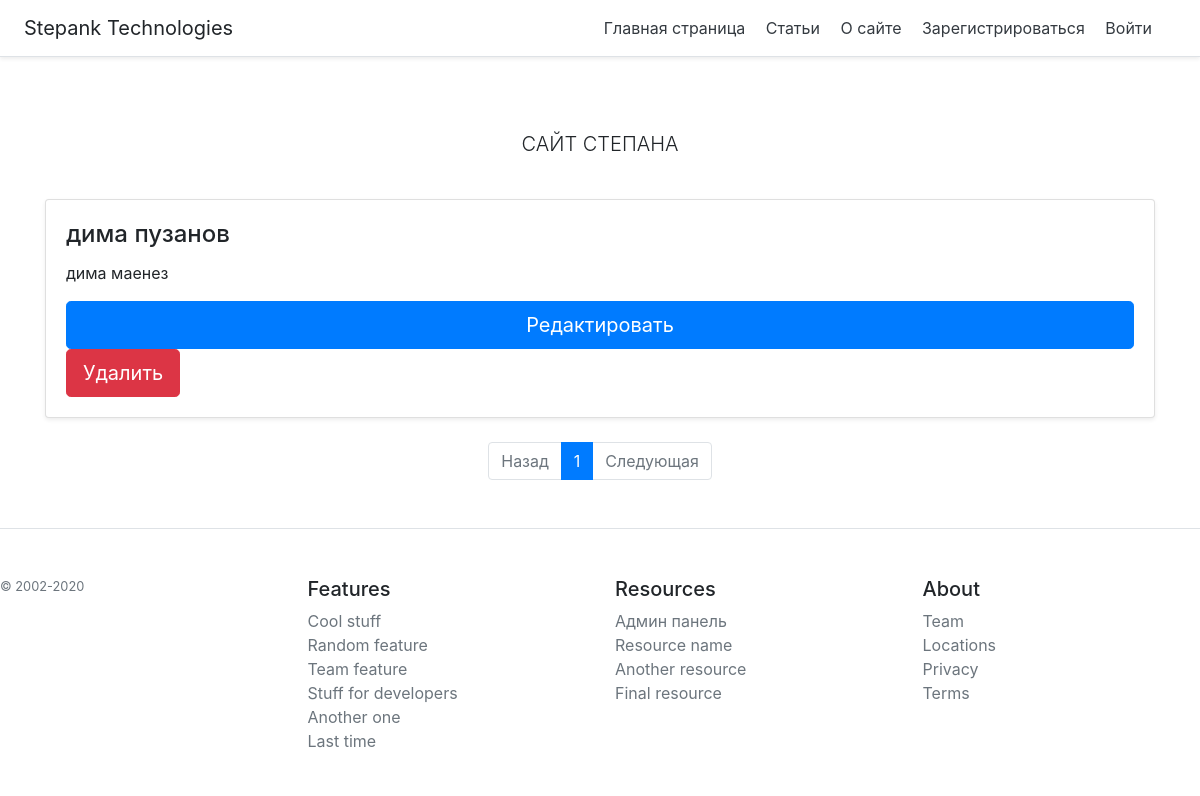
Page /admin/edit_article/ on the earlier database version.
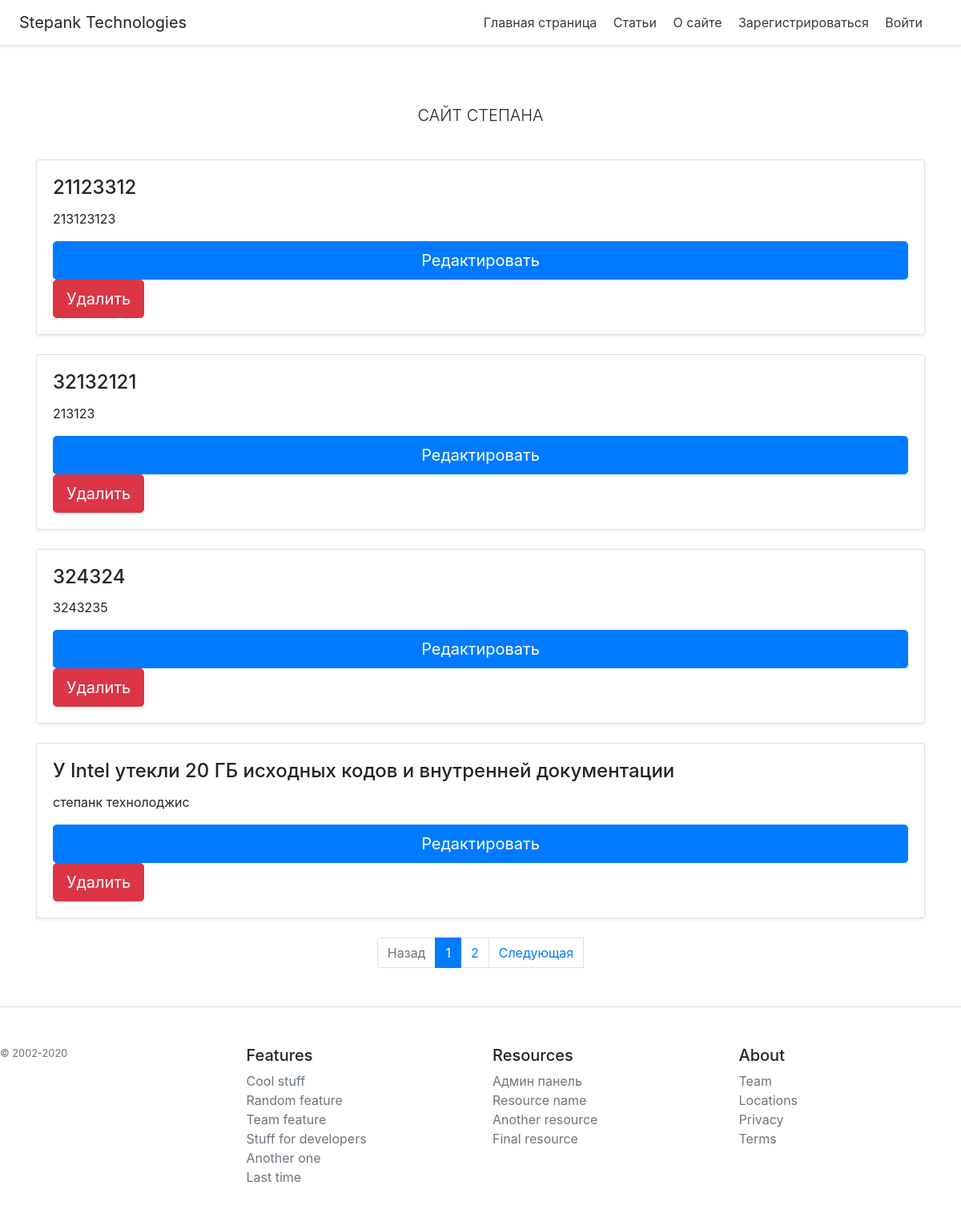
Same page on the later database version.
### webapp/models.py (models this page shows, shortened)
class Post(db.Model):
    post_id = db.Column(db.Integer, primary_key=True)
    title = db.Column(db.String(32), nullable=False)
    header = db.Column(db.String(150), nullable=False)
    text = db.Column(db.String(), nullable=False)
    post_creation_date = db.Column(db.DateTime)

### webapp/admin/admin_routes.py (the view)
@admin.route('/edit_article/')
def edit_articles():
    page = request.args.get('page')
    if page and page.isdigit():
        page = int(page)
    else:
        page = 1
    articles_list = Post.query
    pages = articles_list.paginate(page=page, per_page=4)
    return render_template('/admin/edit-articles.html', pages=pages)

### webapp/templates/admin/edit-articles.html
{% extends 'base.html' %}
{% block row %}
{% block body %}
{% for el in pages.items %}
<div class="">
    <div class="card mb-4 shadow-sm" style="">
        <div class="card-body d-flex flex-column">
            <h4 class="card-title">{{ el.title }}</h4>
            <p class="card-text">{{ el.header }}</p>
            <a class="btn btn-primary btn-lg mt-auto" href="./{{ el.post_id }}">Редактировать</a>
            <form action="/admin/delete_article/{{ el.post_id }}">
                <input class="btn btn-danger btn-lg mt-auto" type="submit" onclick="this.disabled=true;this.parentElement.submit()" value="Удалить">
            </form>
        </div>
    </div>
</div>
{% endfor %}
{% endblock %}
<nav aria-label="Page navigation example">
  <ul class="pagination pg-blue justify-content-center">
    <li {% if not pages.has_prev %} class="page-item disabled" {% endif %}>
      <a class="page-link" href="./?page={{ pages.prev_num }}">Назад</a>
    </li>
    {% for page in pages.iter_pages() %}
     <li {% if page == pages.page %} class="page-item active" {% endif %}>
      <a class="page-link" href="./?page={{ page }}">{{ page }}<span class="sr-only">(current)</span></a>
    </li>
    {% endfor %}
    <li {% if not pages.has_next %} class="page-item disabled" {% endif %}>
      <a class="page-link" href="./?page={{ pages.next_num }}">Следующая</a>
    </li>
  </ul>
</nav>
{% endblock %}

### webapp/templates/base.html (shortened to what this page needs)
<!DOCTYPE html>
<html lang="en">
<head>
  <link rel="stylesheet" href="https://stackpath.bootstrapcdn.com/bootstrap/4.5.1/css/bootstrap.min.css">
</head>
<body>
<div class="d-flex flex-column flex-md-row align-items-center p-3 px-md-4 mb-3 bg-white border-bottom shadow-sm">
  <h5 class="my-0 mr-md-auto font-weight-normal">Stepank Technologies</h5>
  <nav class="my-2 my-md-0 mr-md-3">
    <a class="p-2 text-dark" href="/">Главная страница</a>
    <a class="p-2 text-dark" href="/articles">Статьи</a>
    <a class="p-2 text-dark" href="/about">О сайте</a>
    {% if current_user.is_authenticated %}
    <a class="p-2 text-dark" href="#">{{ current_user.user_name }}</a>
    <a class="p-2 text-dark" href="/logout?next={{ request.path }}">Выйти</a>
    {% else %}
    <a class="p-2 text-dark" href="/register">Зарегистрироваться</a>
    <a class="p-2 text-dark" href="/login">Войти</a>
    {% endif %}
  </nav>
</div>
<div class="pricing-header px-3 py-3 pt-md-5 pb-md-4 mx-auto text-center">
  <p class="lead">САЙТ СТЕПАНА</p>
</div>
<div class="container">
    {% block row %}{% endblock %}
</div>
  <footer class="pt-4 my-md-5 pt-md-5 border-top">
    <div class="row">
      <div class="col-12 col-md">
        <small class="d-block mb-3 text-muted">© 2002-2020</small>
      </div>
      <div class="col-6 col-md">
        <h5>Features</h5>
        <ul class="list-unstyled text-small">
          <li><a class="text-muted" href="#">Cool stuff</a></li>
          <li><a class="text-muted" href="#">Random feature</a></li>
          <li><a class="text-muted" href="#">Team feature</a></li>
          <li><a class="text-muted" href="#">Stuff for developers</a></li>
          <li><a class="text-muted" href="#">Another one</a></li>
          <li><a class="text-muted" href="#">Last time</a></li>
        </ul>
      </div>
      <div class="col-6 col-md">
        <h5>Resources</h5>
        <ul class="list-unstyled text-small">
          <li><a class="text-muted" href="/admin">Админ панель</a></li>
          <li><a class="text-muted" href="#">Resource name</a></li>
          <li><a class="text-muted" href="#">Another resource</a></li>
          <li><a class="text-muted" href="#">Final resource</a></li>
        </ul>
      </div>
      <div class="col-6 col-md">
        <h5>About</h5>
        <ul class="list-unstyled text-small">
          <li><a class="text-muted" href="#">Team</a></li>
          <li><a class="text-muted" href="#">Locations</a></li>
          <li><a class="text-muted" href="#">Privacy</a></li>
          <li><a class="text-muted" href="#">Terms</a></li>
        </ul>
      </div>
    </div>
  </footer>
</body>
</html>

Differences in the rows shown:
removed Post: title "дима пузанов", header "дима маенез"
added Post: title "21123312", header "213123123"
added Post: title "32132121", header "213123"
added Post: title "324324", header "3243235"
added Post: title "У Intel утекли 20 ГБ исходных кодов и внутренней документации", header "степанк технолоджис"
Other differences:
new list line: "2"
